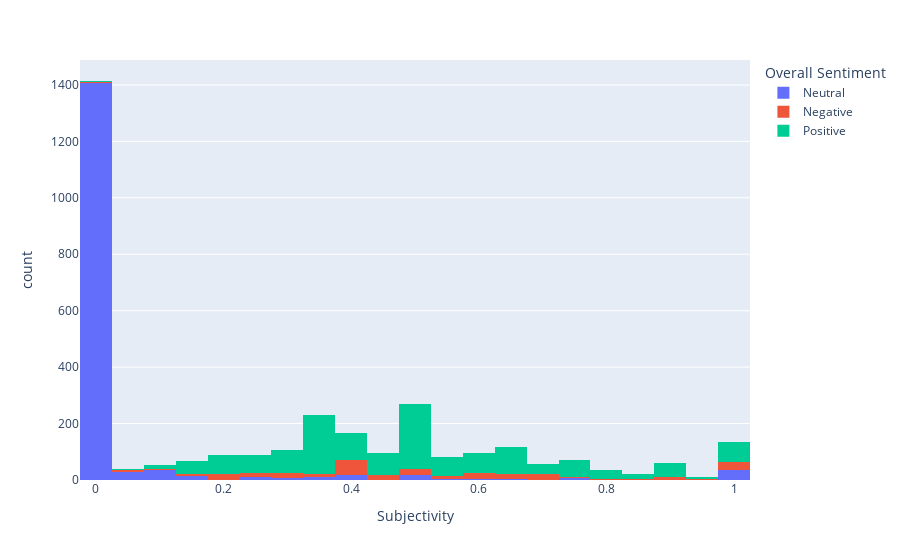

Source (notebook cell):
### Code cell
px.histogram(data_frame=textblob_data,x='Subjectivity',color='Overall Sentiment')

### Figure 1 — Plotly figure (JSON) as saved in the notebook; plotly's stock layout.template omitted (floating-point values rounded to 4 significant figures; data arrays with more than 128 entries replaced by an {"elided": "..."} marker saying what was removed)
{"data": [{"alignmentgroup": "True", "bingroup": "x", "hovertemplate": "Overall Sentiment=Neutral<br>Subjectivity=%{x}<br>count=%{y}<extra></extra>", "legendgroup": "Neutral", "marker": {"color": "#636efa", "pattern": {"shape": ""}}, "name": "Neutral", "offsetgroup": "Neutral", "orientation": "v", "showlegend": true, "type": "histogram", "x": {"elided": "1600 float values"}, "xaxis": "x", "yaxis": "y"}, {"alignmentgroup": "True", "bingroup": "x", "hovertemplate": "Overall Sentiment=Negative<br>Subjectivity=%{x}<br>count=%{y}<extra></extra>", "legendgroup": "Negative", "marker": {"color": "#EF553B", "pattern": {"shape": ""}}, "name": "Negative", "offsetgroup": "Negative", "orientation": "v", "showlegend": true, "type": "histogram", "x": {"elided": "309 float values"}, "xaxis": "x", "yaxis": "y"}, {"alignmentgroup": "True", "bingroup": "x", "hovertemplate": "Overall Sentiment=Positive<br>Subjectivity=%{x}<br>count=%{y}<extra></extra>", "legendgroup": "Positive", "marker": {"color": "#00cc96", "pattern": {"shape": ""}}, "name": "Positive", "offsetgroup": "Positive", "orientation": "v", "showlegend": true, "type": "histogram", "x": {"elided": "1393 float values"}, "xaxis": "x", "yaxis": "y"}], "layout": {"barmode": "relative", "legend": {"title": {"text": "Overall Sentiment"}, "tracegroupgap": 0}, "margin": {"t": 60}, "xaxis": {"anchor": "y", "domain": [0, 1], "title": {"text": "Subjectivity"}}, "yaxis": {"anchor": "x", "domain": [0, 1], "title": {"text": "count"}}}}
